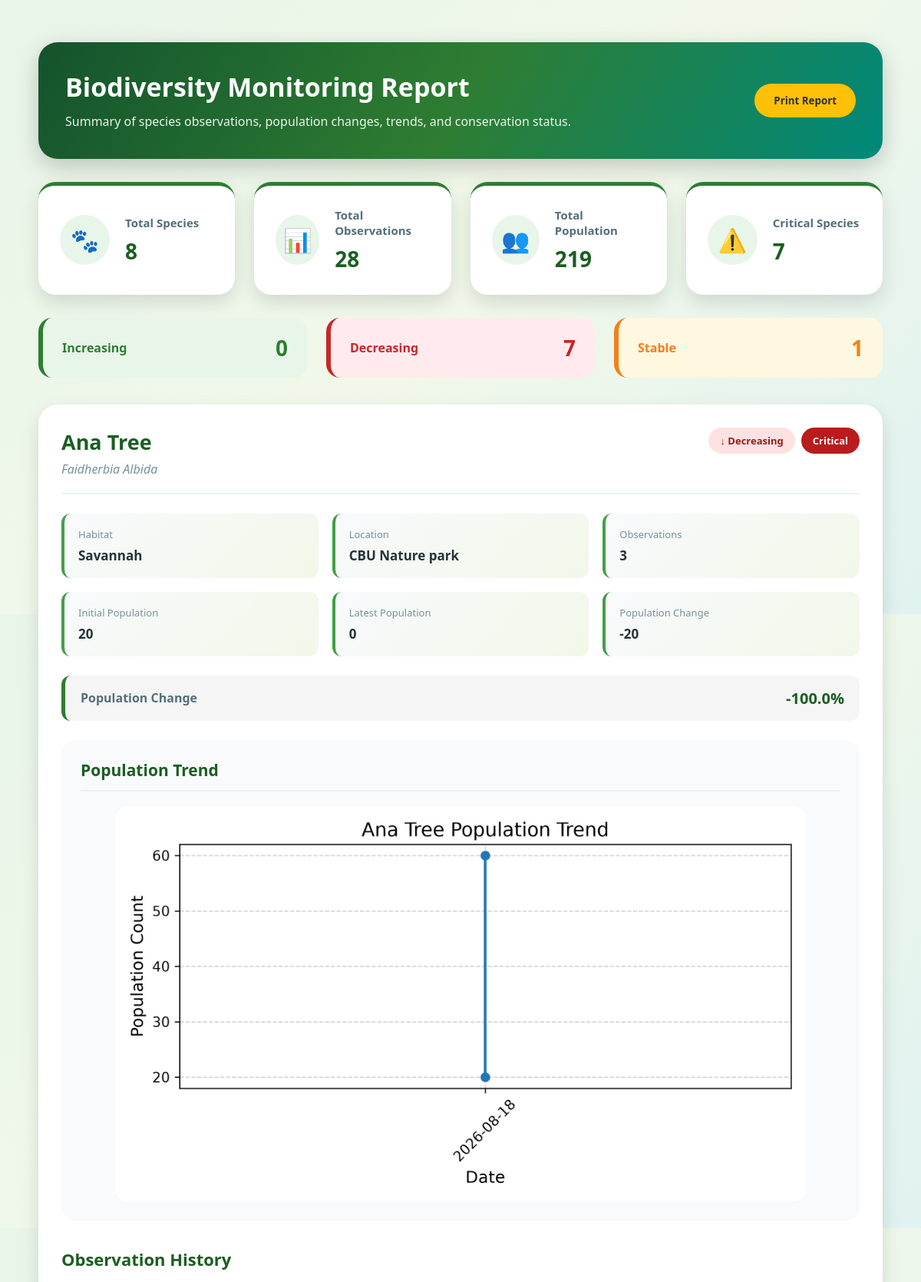
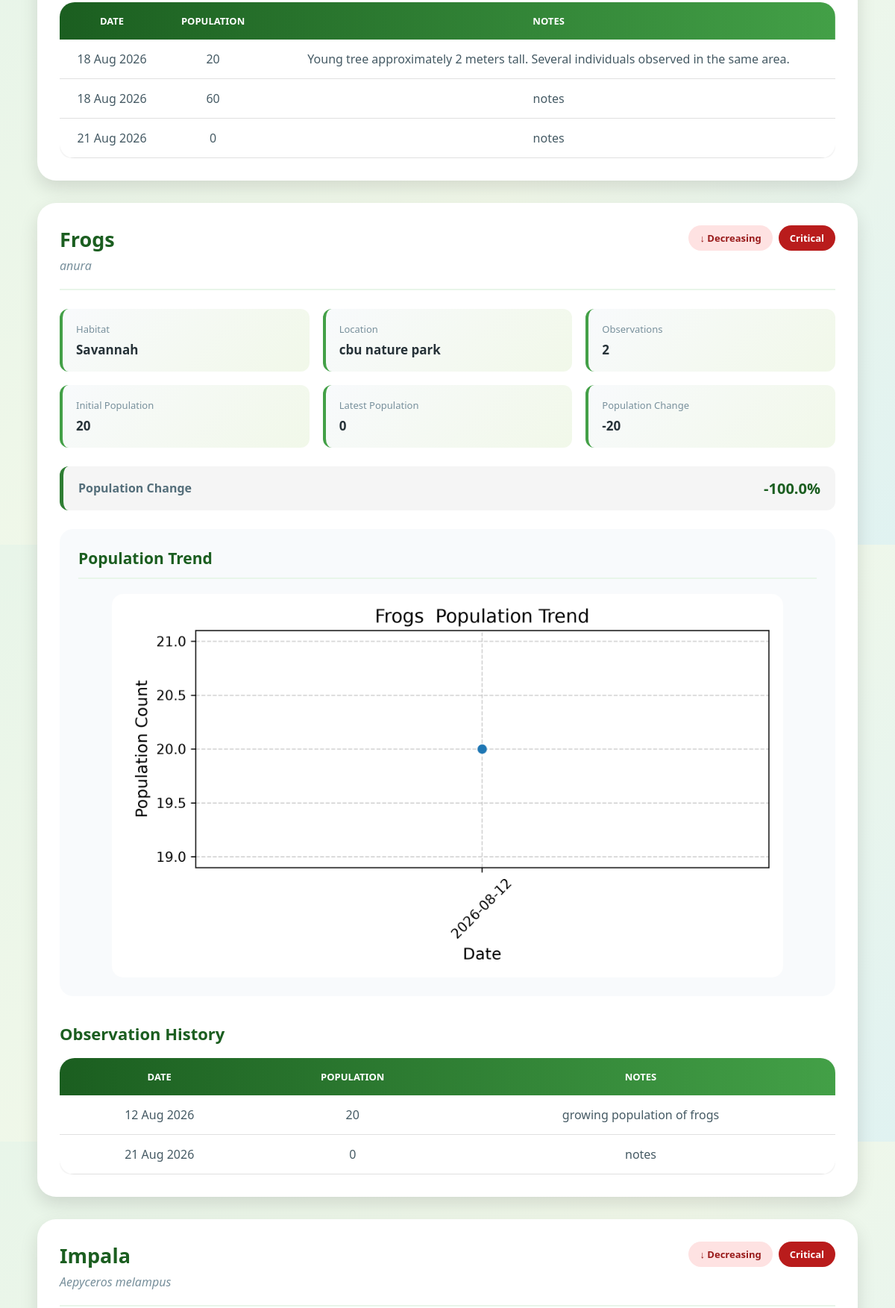
/report (signed in, upper part), run on the app's committed database (2 pictures, top to bottom).
### models.py (models this page shows, shortened)
class Species(db.Model):
    __tablename__ = "species"
    id = db.Column(db.Integer, primary_key=True)
    scientificName = db.Column(db.String(50), nullable=False)
    specie_Common_Name = db.Column(db.String(50), nullable=False)
    specie_Habitat = db.Column(db.String(50), nullable=False, default="savannah")
    location = db.Column(db.String(50), nullable=False, default="CBU Nature Park")
    observations = db.relationship("Observation",backref="species",lazy=True,
        cascade="all, delete-orphan")

class Observation(db.Model):
    __tablename__ = "observation"
    id = db.Column(db.Integer, primary_key=True)
    species_id = db.Column(db.Integer,db.ForeignKey("species.id"), nullable=False)
    observation_date = db.Column(db.DateTime, default=lambda: datetime.now(timezone.utc))
    population_count = db.Column(db.Integer, nullable=False)
    notes = db.Column(db.Text)
    photo = db.Column(db.String(555))
    status = db.Column(db.String(20), default="Pending")
    reviewed_by = db.Column(db.Integer, db.ForeignKey("details.id"),nullable=True)
    reviewed_at = db.Column(db.DateTime)

### app.py (the view)
@app.route("/report")
@login_required
@role_required("field_officer", "admin", "viewer")
def report():
    species_list = Species.query.order_by(Species.specie_Common_Name.asc()).all()
    report_data = []
    total_species = len(species_list)
    total_observations = Observation.query.count()
    total_population = db.session.query(func.coalesce(func.sum(Observation.population_count), 0)).scalar()
    for species in species_list:
        observations = (Observation.query.filter_by(species_id=species.id).order_by(Observation.observation_date.asc()).all())
        first_population = 0
        latest_population = 0
        population_change = 0
        percentage_change = 0
        trend = "No Data"
        risk_status = "Unknown"
        if observations:
            first_population = observations[0].population_count or 0
            latest_population = observations[-1].population_count or 0
            population_change = latest_population - first_population
            if first_population > 0:
                percentage_change = (
                    population_change / first_population
                ) * 100
            if population_change > 0:
                trend = "Increasing"
            elif population_change < 0:
                trend = "Decreasing"
            else:
                trend = "Stable"
            if latest_population <= 5:
                risk_status = "Critical"
            elif latest_population <= 10:
                risk_status = "Endangered"
            elif latest_population <= 20:
                risk_status = "Vulnerable"
            else:
                risk_status = "Stable"
        chart_file = f"charts/chart_{species.id}.png"
        chart_path = os.path.join(app.static_folder, chart_file)
        report_data.append({"id": species.id,
            "name": species.specie_Common_Name,
            "scientific": species.scientificName,
            "habitat": species.specie_Habitat,
            "location": species.location,
            "observations": observations,
            "observation_count": len(observations),
            "first_population": first_population,
            "latest_population": latest_population,
            "population_change": population_change,
            "percentage_change": round(percentage_change, 2),
            "trend": trend,
            "risk_status": risk_status,
            "chart": chart_file
            if os.path.exists(chart_path)
            else None
        })
    increasing_species = sum(1 for item in report_data
        if item["trend"] == "Increasing")
    decreasing_species = sum(1 for item in report_data if item["trend"] == "Decreasing")
    stable_species = sum( 1 for item in report_data if item["trend"] == "Stable" )
    critical_species = sum(1 for item in report_data if item["risk_status"] == "Critical" )
    return render_template( "report.html", report_data=report_data, total_species=total_species,total_observations=total_observations, total_population=total_population,
                           increasing_species=increasing_species, decreasing_species=decreasing_species, stable_species=stable_species, critical_species=critical_species)

### app.py (called while the page is built)
def login_required(f):
    @wraps(f)
    def decorated_function(*args, **kwargs):
        if 'user_id' not in session:
            return redirect(url_for('login'))
        return f(*args, **kwargs)
    return decorated_function

def role_required(*roles):
    def decorator(f):
        @wraps(f)
        def decorated_function(*args, **kwargs):
            if 'user_id' not in session:
                return redirect(url_for('login'))
            if session.get('role') not in roles:
                return "Access Denied", 403
            return f(*args, **kwargs)
        return decorated_function
    return decorator

### templates/report.html (shortened to what this page needs)
{% extends "base.html" %}
{% block css %}
<link rel="stylesheet"
      href="{{ url_for('static', filename='reportStyle.css') }}">
{% endblock %}
{% block content %}
<div class="report-container">
    <div class="report-header">
        <div>
            <h1>Biodiversity Monitoring Report</h1>
            <p>
                Summary of species observations, population changes,
                trends, and conservation status.
            </p>
        </div>
        <div class="report-actions">
            <button onclick="window.print()"
                    class="btn-print">
                Print Report
            </button>
        </div>
    </div>
    <div class="report-summary">
        <div class="report-card">
            <div class="report-card-icon">
                🐾
            </div>
            <div>
                <h3>Total Species</h3>
                <strong>
                    {{ total_species }}
                </strong>
            </div>
        </div>
        <div class="report-card">
            <div class="report-card-icon">
                📊
            </div>
            <div>
                <h3>Total Observations</h3>
                <strong>
                    {{ total_observations }}
                </strong>
            </div>
        </div>
        <div class="report-card">
            <div class="report-card-icon">
                👥
            </div>
            <div>
                <h3>Total Population</h3>
                <strong>
                    {{ total_population }}
                </strong>
            </div>
        </div>
        <div class="report-card">
            <div class="report-card-icon">
                ⚠️
            </div>
            <div>
                <h3>Critical Species</h3>
                <strong>
                    {{ critical_species }}
                </strong>
            </div>
        </div>
    </div>
    <div class="trend-summary">
        <div class="trend-box increasing">
            <span>Increasing</span>
            <strong>
                {{ increasing_species }}
            </strong>
        </div>
        <div class="trend-box decreasing">
            <span>Decreasing</span>
            <strong>
                {{ decreasing_species }}
            </strong>
        </div>
        <div class="trend-box stable">
            <span>Stable</span>
            <strong>
                {{ stable_species }}
            </strong>
        </div>
    </div>
    {% if report_data %}
        {% for item in report_data %}
        <div class="species-report-card">
            <div class="species-report-header">
                <div>
                    <h2>
                        {{ item.name }}
                    </h2>
                    <p class="scientific-name">
                        {{ item.scientific }}
                    </p>
                </div>
                <div class="status-container">
                    {% if item.trend == "Increasing" %}
                        <span class="status-badge increasing">
                            ↑ Increasing
                        </span>
                    {% elif item.trend == "Decreasing" %}
                        <span class="status-badge decreasing">
                            ↓ Decreasing
                        </span>
                    {% elif item.trend == "Stable" %}
                        <span class="status-badge stable">
                            → Stable
                        </span>
                    {% else %}
                        <span class="status-badge">
                            No Data
                        </span>
                    {% endif %}
                    {% if item.risk_status == "Critical" %}
                        <span class="risk-badge critical">
                            Critical
                        </span>
                    {% elif item.risk_status == "Endangered" %}
                        <span class="risk-badge endangered">
                            Endangered
                        </span>
                    {% elif item.risk_status == "Vulnerable" %}
                        <span class="risk-badge vulnerable">
                            Vulnerable
                        </span>
                    {% elif item.risk_status == "Stable" %}
                        <span class="risk-badge safe">
                            Stable
                        </span>
                    {% endif %}
                </div>
            </div>
            <div class="species-info-grid">
                <div class="info-item">
                    <span>Habitat</span>
                    <strong>
                        {{ item.habitat or "Not recorded" }}
                    </strong>
                </div>
                <div class="info-item">
                    <span>Location</span>
                    <strong>
                        {{ item.location or "Not recorded" }}
                    </strong>
                </div>
                <div class="info-item">
                    <span>Observations</span>
                    <strong>
                        {{ item.observation_count }}
                    </strong>
                </div>
                <div class="info-item">
                    <span>Initial Population</span>
                    <strong>
                        {{ item.first_population }}
                    </strong>
                </div>
                <div class="info-item">
                    <span>Latest Population</span>
                    <strong>
                        {{ item.latest_population }}
                    </strong>
                </div>
                <div class="info-item">
                    <span>Population Change</span>
                    <strong>
                        {% if item.population_change > 0 %}
                            +{{ item.population_change }}
                        {% else %}
                            {{ item.population_change }}
                        {% endif %}
                    </strong>
                </div>
            </div>
            <div class="population-change">
                <span>
                    Population Change
                </span>
                <strong>
                    {% if item.percentage_change > 0 %}
                        +{{ item.percentage_change }}%
                    {% elif item.percentage_change < 0 %}
                        {{ item.percentage_change }}%
                    {% else %}
                        0%
                    {% endif %}
                </strong>
            </div>
            {% if item.chart %}
            <div class="chart-container">
                <h3>
                    Population Trend
                </h3>
                <img
                    src="{{ url_for('static',
                                    filename=item.chart) }}"
                    alt="Population trend for {{ item.name }}"
                >
            </div>
            {% endif %}
            {% if item.observations %}
            <div class="observation-section">
                <h3>
                    Observation History
                </h3>
                <div class="table-wrapper">
                    <table>
                        <thead>
                            <tr>
                                <th>
                                    Date
                                </th>
                                <th>
                                    Population
                                </th>
                                <th>
                                    Notes
                                </th>
                            </tr>
                        </thead>
                        <tbody>
                            {% for observation
                               in item.observations %}
                            <tr>
                                <td>
                                    {{ observation.observation_date.strftime('%d %b %Y') }}
                                </td>
                                <td>
                                    {{ observation.population_count }}
                                </td>
                                <td>
                                    {{ observation.notes or "No notes" }}
                                </td>
                            </tr>
                            {% endfor %}
                        </tbody>
                    </table>
                </div>
            </div>
            {% endif %}
        </div>
        {% endfor %}
    {% endif %}
</div>
{% endblock %}

### static/adminstyle.css (style rules this page uses)
* { margin: 0; padding: 0; box-sizing: border-box; }
body { font-family: "Segoe UI", Tahoma, sans-serif; background: linear-gradient( 135deg, #e8f5e9, #f1f8e9, #e0f2f1 ); color: #263238; min-height: 100vh; }
button { border: none; cursor: pointer; font-family: inherit; font-weight: bold; transition: 0.3s; }
img { max-width: 100%; }
h1 { color: #1b5e20; }
table { width: 100%; border-collapse: collapse; background: white; border-radius: 20px; overflow: hidden; box-shadow: 0 10px 25px rgba(0, 0, 0, 0.15); }
thead { background: linear-gradient( 90deg, #1b5e20, #43a047 ); }
th { padding: 18px; color: white; text-transform: uppercase; }
td { padding: 15px; text-align: center; border-bottom: 1px solid #ddd; }
button { padding: 10px 18px; border-radius: 25px; }

### data on the page
Species: name "Ana Tree", scientific "Faidherbia Albida", specie_Habitat "Savannah", location "CBU Nature park", observation_count "3", first_population "20", latest_population "0", population_change "-20", percentage_change "-100.0", shows a picture
Observation: observation_date "18 Aug 2026", population_count "20", notes "Young tree approximately 2 meters tall. Several individuals observed in the same area."
Observation: observation_date "18 Aug 2026", population_count "60", notes "notes"
Observation: observation_date "21 Aug 2026", population_count "0", notes "notes"
Species: name "Frogs", scientific "anura", specie_Habitat "Savannah", location "cbu nature park", observation_count "2", first_population "20", latest_population "0", population_change "-20", percentage_change "-100.0", shows a picture
Observation: observation_date "12 Aug 2026", population_count "20", notes "growing population of frogs"
Observation: observation_date "21 Aug 2026", population_count "0", notes "notes"
Species: name "Impala", scientific "Aepyceros melampus"

### other printed values
{{ total_species }} "8"
{{ total_observations }} "28"
{{ total_population }} "219"
{{ critical_species }} "7"
{{ increasing_species }} "0"
{{ decreasing_species }} "7"
{{ stable_species }} "1"
